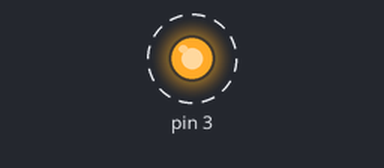
Simulated run of this sketch. Board: Arduino Uno, built with avr-gcc and run on an emulated ATmega328P. Shown: output pins drawn as LEDs (lit = HIGH). Dashed ring = blinking.

Above: at 0.2 s.
Timing chart, 0 to 3.0 s (numbered marks = the images above):
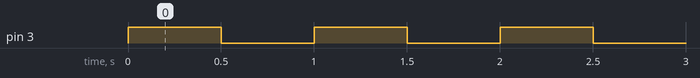

The sketch:

arduino.ino
```cpp
int x = 500;

void setup()
{
    pinMode(3, OUTPUT);
}

void loop()
{
    digitalWrite(3, HIGH);
    delay(x);
    digitalWrite(3, LOW);
    delay(x);
}
```

Measured:
- by itself, pin 3: alternates HIGH for 0.50 s and LOW for 0.50 s
